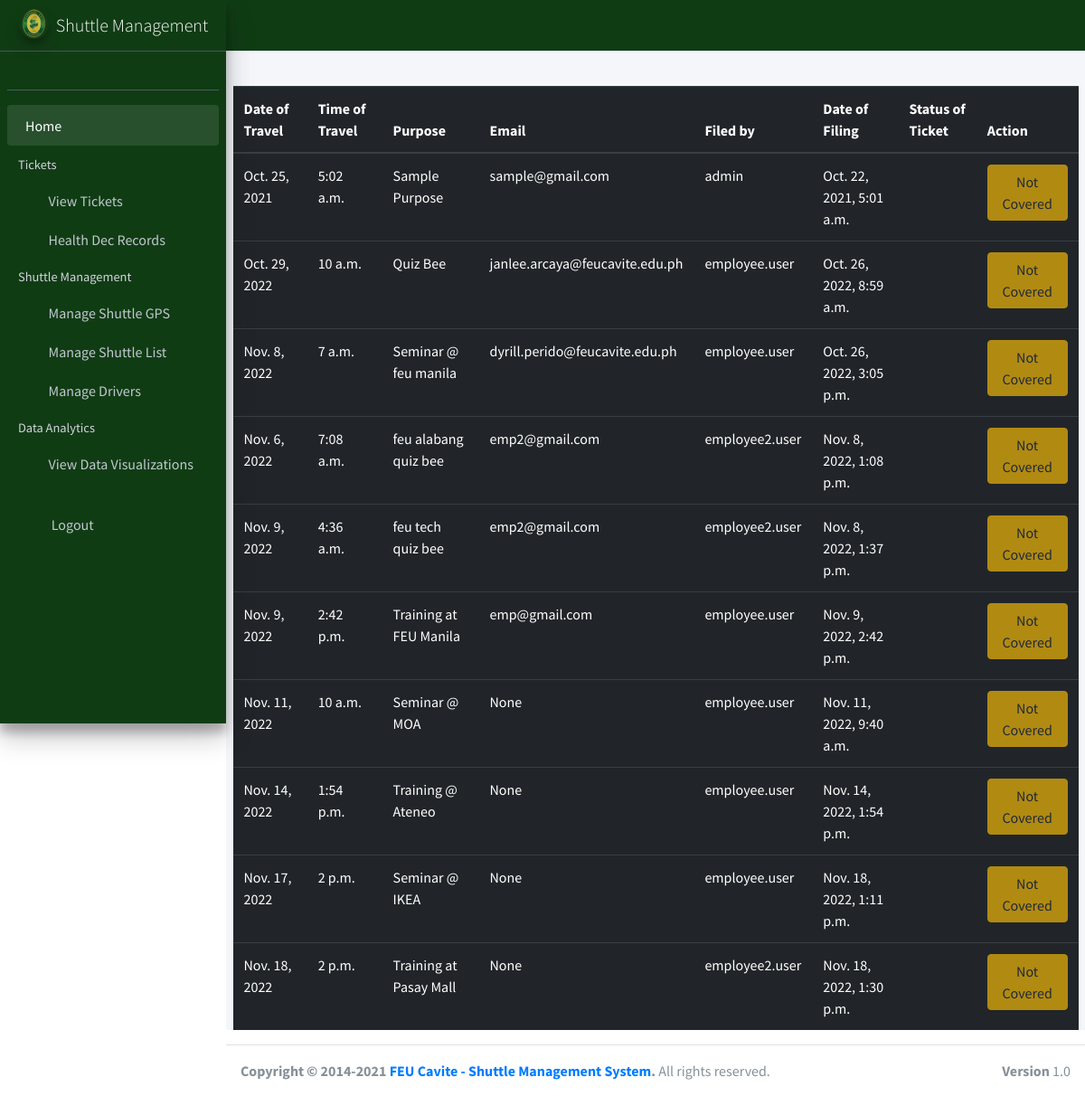
/fts/, run on the app's committed database.
### ticket/models.py (models this page shows, shortened)
class Tickets(models.Model):
    ticket_id = models.AutoField(primary_key=True)
    start_date = models.DateField(blank=True, null = True)
    start_time = models.TimeField(blank=True, null = True)
    arrival_time = models.TimeField(blank=True, null = True)
    date_filed = models.DateTimeField(blank=True, null = True, auto_now_add=True)
    description = models.CharField(max_length=255, blank=True, null = True)
    destination = models.CharField(max_length=255, blank=True, null = True)
    driver = models.ForeignKey(shuttle_driver, null=True, blank=True, on_delete=models.CASCADE)
    email = models.CharField(max_length=255, blank=True, null = True)
    ticket_status = models.ForeignKey(Ticket_status, null=True, blank=True, on_delete=models.CASCADE)
    cancel_reason = models.CharField(max_length=255, blank=True, null = True)
    qr_code = models.ImageField(upload_to = 'uploads/', blank = True, null = True)
    user = models.ForeignKey(User, null=True, blank=True, on_delete=models.CASCADE)
    approved_by = models.CharField(max_length=255, blank=True, null = True)

### fts/views.py (the view)
# urls.py: path('', views.fts, name='fts-fts'),
def fts(request):
	query = {
		'list': Tickets.objects.all(),
	}
	return render(request, 'fts/fts.html', query)

### fts/templates/fts/fts.html (shortened to what this page needs)
{% extends 'ticket/ftsbase.html' %}
{% block content %}
{% load crispy_forms_tags %}
{% load static %}
<div class="container">
	<center>
		<table class="table table-dark">
			<thead>
				<th>Date of Travel</th>
				<th>Time of Travel</th>
				<th>Purpose</th>
				<th>Email</th>
				<th>Filed by</th>
				<th>Date of Filing</th>
				<th>Status of Ticket</th>
				<th>Action</th>
			</thead>
			{% for items in list %}
			<tr>
				<td>
					{{items.start_date}}
				</td>
				<td>
					{{items.start_time}}
				</td>
				<td>
					{{items.description}}
				</td>
				<td>
					{{items.email}}
				</td>
				<td>
					{{items.user}}
				</td>
				<td>
					{{items.date_filed}}
				</td>
				<td>
				</td>
				<td>
					{% if items.status_id == 2 %}
					<a href="/fts/ftsu/{{items.ticket_id}}" class="btn btn-success">Approve</a>
					<a href="/admin/ticket/tickets/{{items.ticket_id}}/change/" class="btn btn-success">Reject</a>
					{% else %}
					<a href="#" class="btn btn-warning disabled">Not Covered</a>
					{% endif %}
				</td>
			</tr>
			{% endfor %}
		</table>
	</center>
</div>
{% endblock content %}

### fts/templates/fts/fts.html (style rules this page uses)
.disabled { pointer-events: none; cursor: default; }

### data on the page
Tickets: start_date "Oct. 25, 2021", start_time "5:02 a.m.", description "Sample Purpose", email "sample@gmail.com", user "admin", date_filed "Oct. 22, 2021, 5:01 a.m."
Tickets: start_date "Oct. 29, 2022", start_time "10 a.m.", description "Quiz Bee", email "janlee.arcaya@feucavite.edu.ph", user "employee.user", date_filed "Oct. 26, 2022, 8:59 a.m."
Tickets: start_date "Nov. 8, 2022", start_time "7 a.m.", description "Seminar @ feu manila", email "dyrill.perido@feucavite.edu.ph", user "employee.user", date_filed "Oct. 26, 2022, 3:05 p.m."
Tickets: start_date "Nov. 6, 2022", start_time "7:08 a.m.", description "feu alabang quiz bee", email "emp2@gmail.com", user "employee2.user", date_filed "Nov. 8, 2022, 1:08 p.m."
Tickets: start_date "Nov. 9, 2022", start_time "4:36 a.m.", description "feu tech quiz bee", email "emp2@gmail.com", user "employee2.user", date_filed "Nov. 8, 2022, 1:37 p.m."
Tickets: start_date "Nov. 9, 2022", start_time "2:42 p.m.", description "Training at FEU Manila", email "emp@gmail.com", user "employee.user", date_filed "Nov. 9, 2022, 2:42 p.m."
Tickets: start_date "Nov. 11, 2022", start_time "10 a.m.", description "Seminar @ MOA", email "None", user "employee.user", date_filed "Nov. 11, 2022, 9:40 a.m."
Tickets: start_date "Nov. 14, 2022", start_time "1:54 p.m.", description "Training @ Ateneo", email "None", user "employee.user", date_filed "Nov. 14, 2022, 1:54 p.m."
Tickets: start_date "Nov. 17, 2022", start_time "2 p.m.", description "Seminar @ IKEA", email "None", user "employee.user", date_filed "Nov. 18, 2022, 1:11 p.m."
Tickets: start_date "Nov. 18, 2022", start_time "2 p.m.", description "Training at Pasay Mall", email "None", user "employee2.user", date_filed "Nov. 18, 2022, 1:30 p.m."
